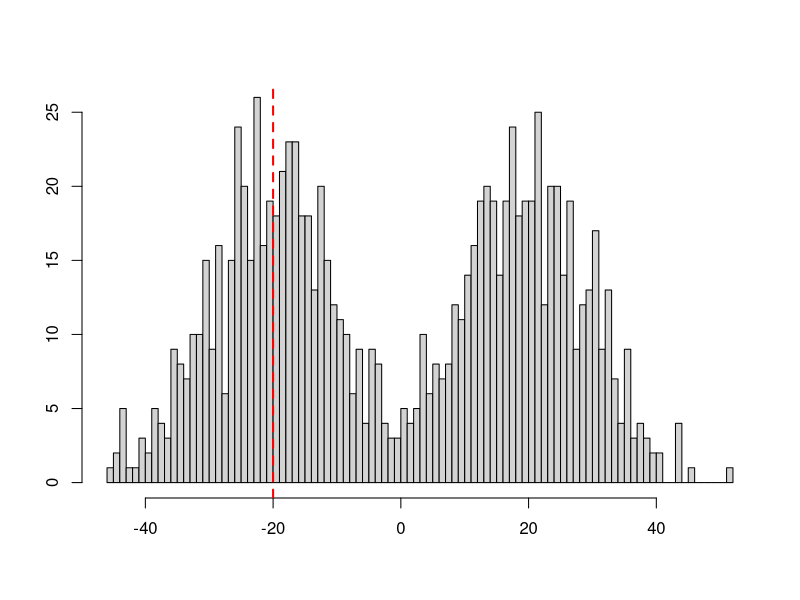

The R script that drew this image:
## ---- chunk 1
set.seed(4)
data <- rnorm(500, mean = 20,sd = 10)
data <- append(data,rnorm(500, mean = -20, sd=10))
hist(data, breaks = 80,main = NA, xlab = NA, ylab = NA,)
abline(v = max(), col = "red", lwd = 2, lty = 2)
abline(v = -20, col = "red", lwd = 2, lty = 2)
